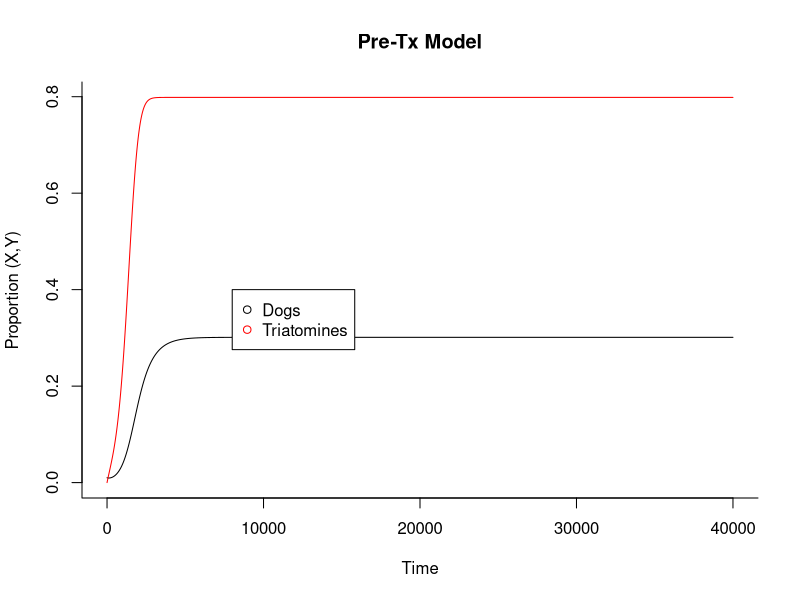
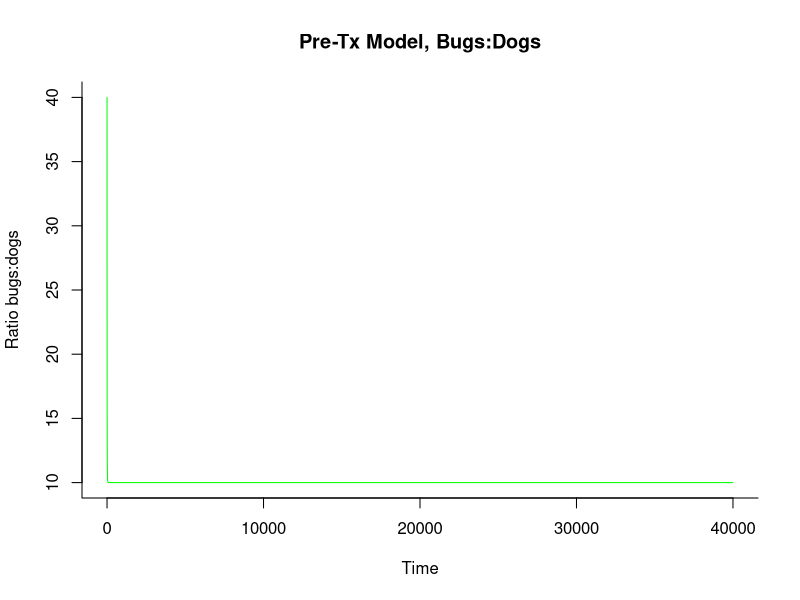
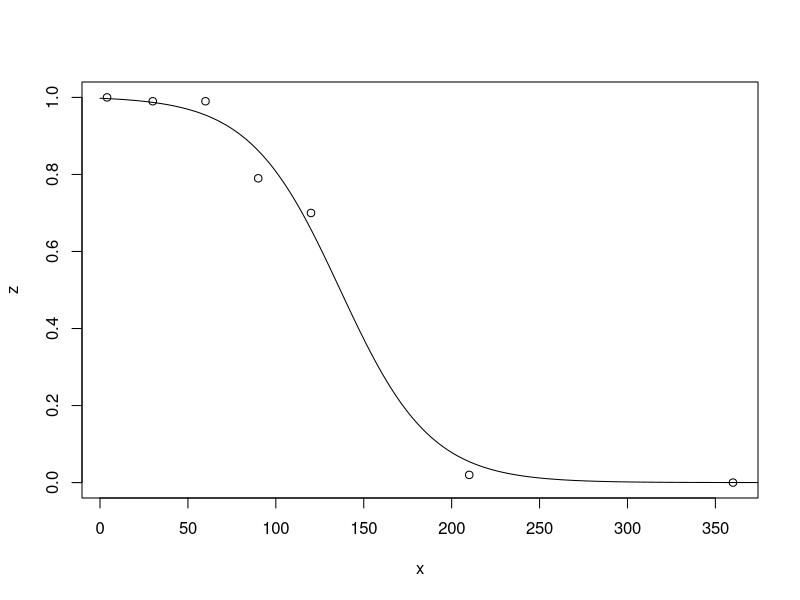
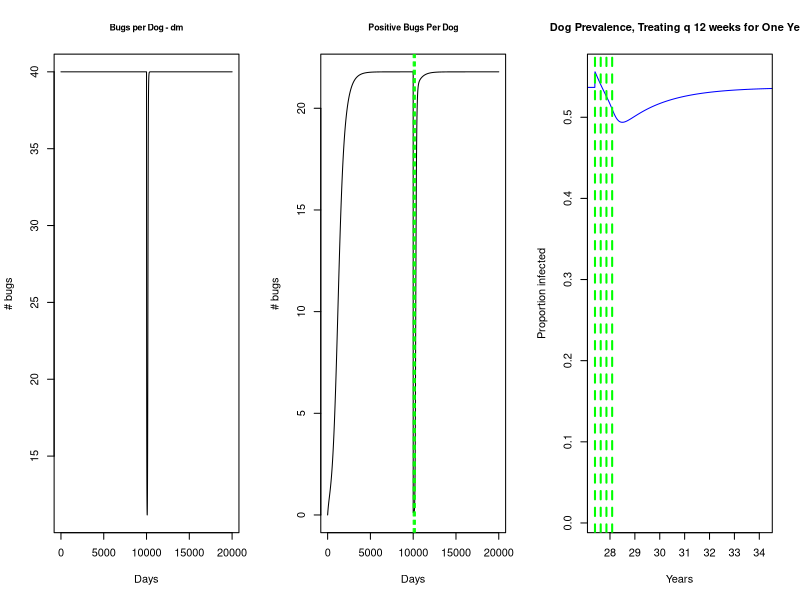
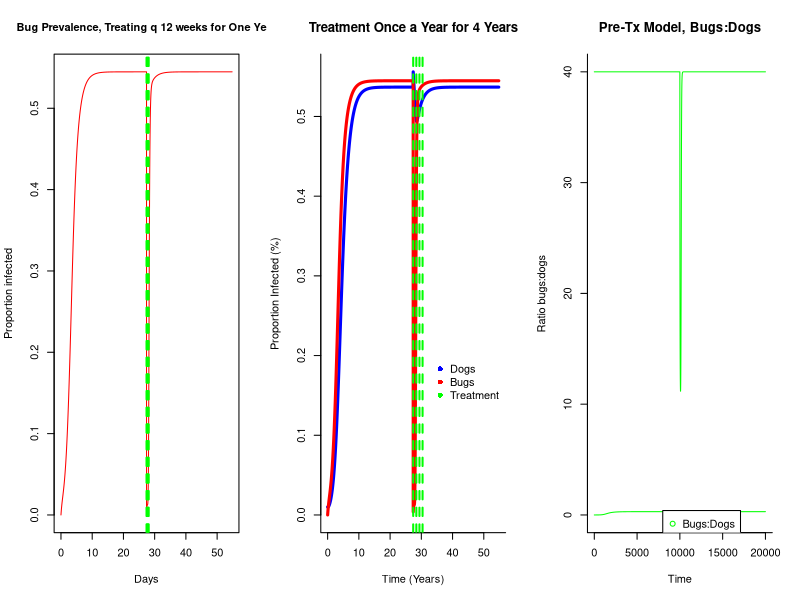

The R script that drew these images, in order:

library(deSolve)

#======================================================================
#  I. Model One: Bugs and Dogs transmission dynamics pre-fluralaner tx:
#       - jr added in dm to see how model 2 would look prior to treatment and determine when X and Y reach equilibrium
#       - X doesn't reach equilibrium until after 10000 days
#       - Model one and has been combined with model 2, just here for reference.
#======================================================================


#=============================================
# Transmission dynamics for dogs and bugs pre-fluralaner tx
#     Parameters
#
#		Y is the proportion of triatomines infected 
#		X is the proportion of dogs infected 
#		a is expected number of bites on dogs per triatomine (1/14)
#		m is equilibrium triatomine density per dog
#		n is length of incubation period in insects (45), 
#		b is the transmission efficiency from infectious triatomines to susceptible dog, through biting (0.00068)
#		c is the probability of infection of an uninfected triatomine by biting an infectious dog (0.49, or 0.28- halfed to account for cyclic parasitemia)
#   r is daily force of infected dog mortality 1/(365*3)=0.0009
#   g is the daily probability of bug mortality

#=============================================

RM <- function(time, state, parameters) 
{
  with(
    as.list(c(state, parameters)), 
    {
      dX <- m*a*b*Y*(1-X)-r*X   
      dY <- a*c*X*(exp(-g*n)-Y)-(g*(1-m/K)*Y)
      dm <- (R*(1-m/K)*m )
      return(list(c(dX, dY, dm)))
    }
  )
}

#=============================================
#  Run the model
#=============================================

init <- c(X = 0.01, Y = 0, m= 40)
parameters <- c(a=1/14, b=0.00068, m=10, n=45, g=0.005, c=0.28, r=0.0009, K = 10, R= 0.09)
times <- seq(0, 40000, by = 1)
out <- as.data.frame(ode(y = init, times = times, func = RM, parms = parameters))
RESULTS<-data.frame(out$X,out$Y)
RESULTSm <-data.frame(out$m)



#=============================================
#  Plot results
#=============================================

#========Proportion dogs and bugs infected===
matplot(times, RESULTS, type = "l", xlab = "Time", ylab = "Proportion (X,Y)", main = "Pre-Tx Model", lwd = 1, lty = 1, bty = "l", col = c("black","red"))
legend(8000, .4, c("Dogs", "Triatomines"), pch = 1, col = c("black","red"))

#========Ratio of bugs:dogs===
matplot(times, RESULTSm, type = "l", xlab = "Time", ylab = "Ratio bugs:dogs", main = "Pre-Tx Model, Bugs:Dogs", lwd = 1, lty = 1, bty = "l", col = "green")
legend(8000, .4, c("Bugs:Dogs"), pch = 1, col = c("green"))


#==========================================================================
#  II. Model Two: Bugs and Dogs transmission dynamics after fluralaner tx
#==========================================================================

#=============================================
#   estimate parameter z, percent of bugs that die after feeding on treated dogs, from data in Laino et al. 2019 https://www.ncbi.nlm.nih.gov/pubmed/30981313
#	 	   -x = days post fluralaner treatment
#		   -y = percentage of bugs that died after feeding on treated dogs (5th stage pyrethroid resistant instars) NOT USED
#	     -z = percentage of bugs that died after feeding on treated dogs (5th stage suceptible instars) USED
#      -fit data with log curve
#      -fit2- store fitted values, plot to check fit
#=============================================


#Initial vectors for days post treatment, % killed
x <- c(4, 30, 60, 90, 120, 210, 360) #days post treatment
y <- c(0.99, 1.0, 1.0, 0.47, 0.49, 0, 0)  #% killed
z <- c(1.0, 0.99, 0.99, 0.79, 0.7, 0.02, 0)#% killed


plot(z ~ x)
fit2 <- nls(z ~ SSlogis(x, Asym, xmid, scal), data = data.frame(x, z))
summary(fit2)

lines(seq(0, 400, length.out = 400),
      predict(fit2, newdata = data.frame(x = seq(0.5, 400, length.out = 400))))

times <- seq(0, 20000, by = 1)
signal <- data.frame(times = times, import = rep(0, length(times)))


#=============================================
#   trt2.function: function to get the effect of tx based on 1) days of treatment 
#             2) number of tx's 3) extract fit values using equation y = Asym / (1 + exp((xmid - input) / scal))
#   Input vector of tx days into function
#     -Store corresponding dataframe in trt.effect
#   Force time dependent covariate into model
#=============================================

trt2.function <- function(fit2, trt.days, signal) {
  Asym<-summary(fit2)$parameters[1,1]
  xmid<-summary(fit2)$parameters[2,1]
  scal<-summary(fit2)$parameters[3,1]
  trt.start <- trt.days
  trt.end <- c(trt.start + 400)
  trt.segments <- unlist(Map(':', trt.start, trt.end))
  time.segments <- rep(0:401, times=length(trt.start)) 
  signal$import[trt.segments] = (Asym / (1 + exp((xmid - times[time.segments]) / scal)))  
  return(signal)
}

#Input number of days and times to implement treament
trt.days <- c(10000) 

#trt.days <- c(10000, 10365, 10730, 11095)
#trt.days <- c(10000, 10090, 10180, 10270, 10365)

trt.effect <-trt2.function(fit2, trt.days, signal)
input <- approxfun(trt.effect, rule = 2)

#======================================================================
#  I. Model II: Pretreatment model merged with tx model
#    -Treatment implemented as a result of trt2.function 
#    -z: percentage of bugs killed after feeding on tx'd dogs
#======================================================================

#=============================================
#     Parameters
#
#		Y - the proportion of triatomines infected 
#		X - the proportion of dogs infected 
#		a is expected number of bites on dogs per triatomine (1/14)
#		m is equilibrium triatomine density per dog
#		n is length of incubation period in insects (45), 
#		g is the daily force of triatomine mortality, mzl at K, the carrying capacity  
#		b is the transmission efficiency from infectious triatomines to susceptible dog, through biting (0.00068)
#		c is the probability of infection of an uninfected triatomine by biting an infectious dog
#   k is the probabilty of tranmission through oral ingestion of vectors (0.1)
#   r is daily force of infected dog mortality:   1.38/1460= 0.0009
#   p is probability dog eats the bug (to be varied)
#   R is maximum birthrate (estimate from T. brasiliensis)
#   K is carrying capacity of vectors per dog
#   MM is external bug population not affected by treatment
#=============================================

RMTx2 <- function(times, stateTx2, parametersTx2)   
{
  with(
    as.list(c(stateTx2, parametersTx2)), 
    {
      z <- input(times)
      dX <- ((m*a*b*Y)+(p*k*(a*m*z*Y)))*(1-X)-r*X 
      #dY <- a*c*X*(m+MM)*(exp(-g*n)-Y)-((g*(1-(m+MM)/K)*Y)+(m*a*z*Y))+(MM*a*c*X*(exp(-g*n)-Y))  #Density dependent death for bugs
      dY <- a*c*X*(exp(-g*n)-Y)-((g*Y)+(m*a*z*Y))
      dm <- (R*(1-m/K)*m)+(-m*a*z)
      return(list(c(dX, dY, dm)))
    }
  )
}

#=============================================
#  Run the model
#=============================================

initTx2 <- c(X = 0.01, Y= 0, m=40) 
parametersTx2 <- c(a=1/14, b=0.00068, n=45, g= 0.005, c=0.28, k= 0.10, r= 1/(3*365), p=0.8, K=40, R= 0.09)
outTx2 <- as.data.frame(ode(y = initTx2, times = times, func = RMTx2, parms = parametersTx2))
RESULTS2<-data.frame(outTx2$X,outTx2$Y)
RESULTS2m <-data.frame(outTx2$m, outTx2$Y*outTx2$Y)

#=============================================
#   Plot Results
#   m     Bugs per Dog
#   X     Dog Prevalence
#   Y*m   Positive Bugs Per Dog
#   Y     Bug Prevalence
#=============================================
par(mfrow=c(1,3))
plot(outTx2$m, type='l',main='Bugs per Dog - dm', ylab = "# bugs", xlab = "Days", cex.main=0.8)

plot(outTx2$Y*outTx2$m, type='l', main = 'Positive Bugs Per Dog', ylab = "# bugs", xlab = "Days", cex.main=0.8)
abline(v=c(10000, 10084, 10168, 10252), col="green", lty=2)
plot(times/365, outTx2$X, type='l', main= 'Dog Prevalence, Treating q 12 weeks for One Year', ylab = "Proportion infected", xlab = "Years", 
     cex.main=1, col= "blue", xlim= c(9990/365, 12500/365))
abline(v=c(10000/365, 10084/365, 10168/365, 10252/365), col="green", lty=2, lwd=2)
plot(times/365, outTx2$Y, type='l', main = 'Bug Prevalence, Treating q 12 weeks for One Year', ylab = "Proportion infected", xlab = "Days", 
     cex.main=1, col= "red")
abline(v=c(10000/365, 10084/365, 10168/365, 10252/365), col="green", lty=2, lwd=2)


#=============================================
#  Plot results with bugs and dogs together on one graph
#  Bugs per dog and positive bugs per dogs on the second graph
#=============================================

#========Proportion dogs and bugs infected===
matplot(times/365, RESULTS2, type = "l", xlab = "Time (Years)", ylab = "Proportion Infected (%)", main= "Treatment Once a Year for 4 Years", lwd = 3, 
        lty = 1, bty = "l", col = c("blue","red"))
      #  xlim=c(8800/365,13800/365))
legend(12000/365, 0.2, c("Dogs", "Bugs", "Treatment"), pch = 16, col = c("blue","red", "green"), bty = "n")
#abline(v=c(10000/365), col= "green", lty=2, lwd=2)
abline(v=c(10000/365, 10365/365, 10730/365, 11095/365), col="green", lty=2, lwd=2)
#abline(v=c(10000/365, 10090/365, 10180/365, 10270/365), col="green", lty=2, lwd=2)

#========Ratio of bugs:dogs===
matplot(times, RESULTS2m, type = "l", xlab = "Time", ylab = "Ratio bugs:dogs", main = "Pre-Tx Model, Bugs:Dogs", lwd = 1, lty = 1, bty = "l", col = "green")
legend(8000, .4, c("Bugs:Dogs"), pch = 1, col = c("green"))
